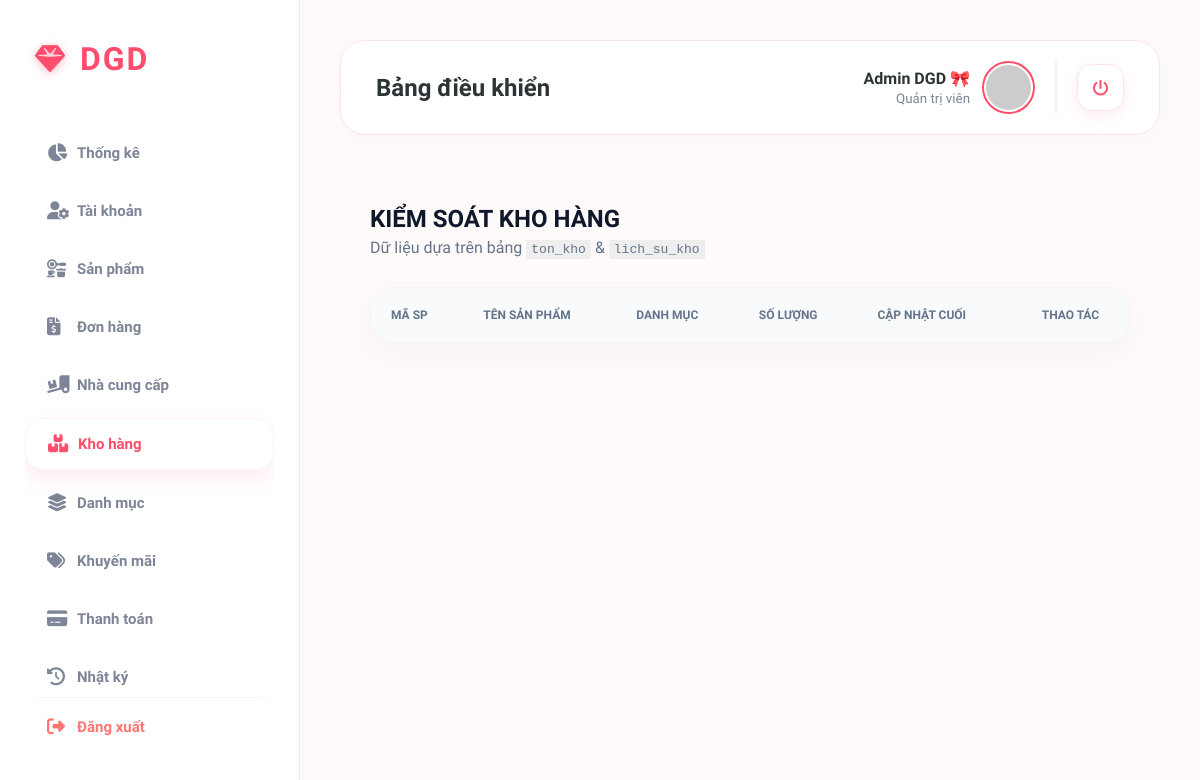
The app's page /admin/warehouse, older data.
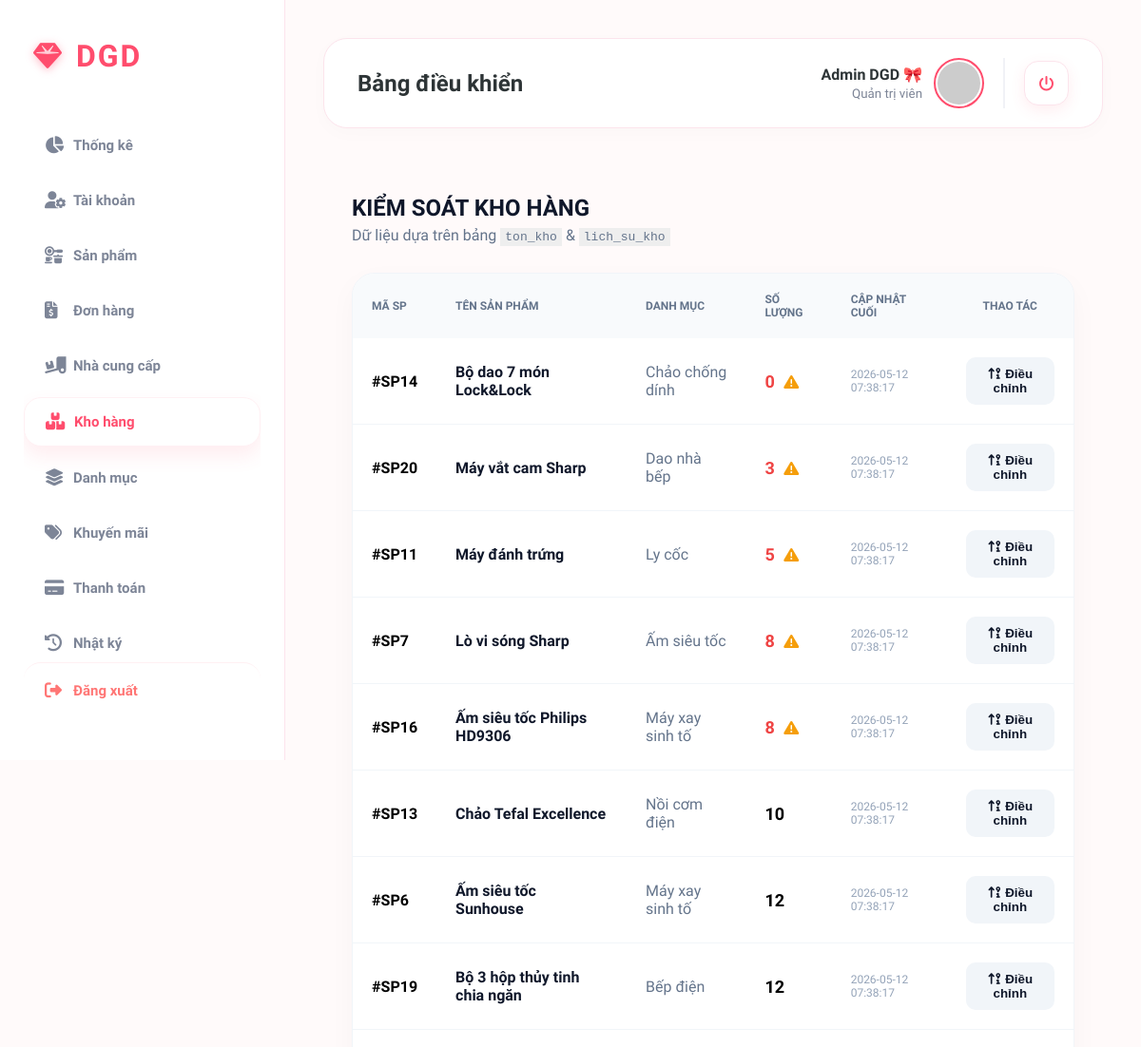
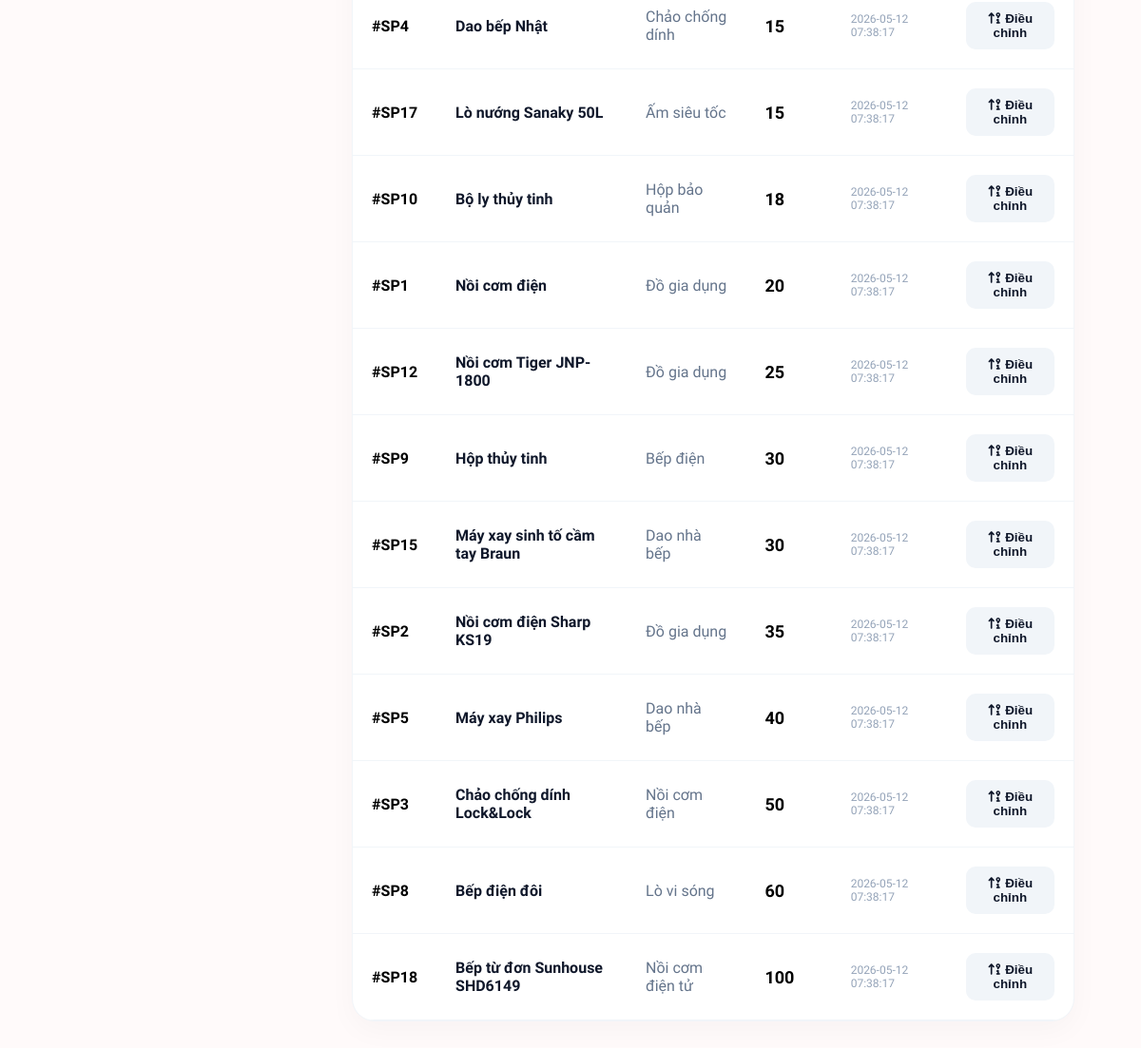
The same page, newer data (2 pictures, top to bottom).
### tables this page shows
CREATE TABLE ton_kho (
    sanPhamId INTEGER PRIMARY KEY,
    soLuong INTEGER DEFAULT 0,
    ngayCapNhat DATETIME DEFAULT CURRENT_TIMESTAMP,

    FOREIGN KEY (sanPhamId)
        REFERENCES san_pham(id)
);

CREATE TABLE san_pham (
    id INTEGER PRIMARY KEY AUTOINCREMENT,
    tenSanPham TEXT NOT NULL,
    moTa TEXT,
    gia REAL NOT NULL,
    danhMucId INTEGER NOT NULL,
    nhaCungCapId INTEGER NOT NULL,
    trangThai INTEGER DEFAULT 1,
    ngayTao DATETIME DEFAULT CURRENT_TIMESTAMP,

    FOREIGN KEY (danhMucId)
        REFERENCES danh_muc(id),

    FOREIGN KEY (nhaCungCapId)
        REFERENCES nha_cung_cap(id)
);

CREATE TABLE danh_muc (
    id INTEGER PRIMARY KEY AUTOINCREMENT,
    tenDanhMuc TEXT NOT NULL,
    danhMucChaId INTEGER,

    FOREIGN KEY (danhMucChaId)
        REFERENCES danh_muc(id)
);

### main.py (the view)
@app.route("/admin/warehouse")
def route_warehouse():
    return warehouse_page()

### controllers/warehouse_controller.py (called while the page is built)
def warehouse_page():
    items = get_inventory_status()
    return render_template("admin/warehouse.html", items=items)

### models/warehouse_model.py (called while the page is built)
def get_db_connection():
    conn = sqlite3.connect("database/database.db")
    conn.row_factory = sqlite3.Row
    return conn

def get_inventory_status():
    conn = get_db_connection()
    sql = """
        SELECT
            sp.id,
            sp.tenSanPham,
            dm.tenDanhMuc,
            tk.soLuong,
            tk.ngayCapNhat
        FROM san_pham sp
        JOIN ton_kho tk ON sp.id = tk.sanPhamId
        JOIN danh_muc dm ON sp.danhMucId = dm.id
        ORDER BY tk.soLuong ASC
    """
    items = conn.execute(sql).fetchall()
    conn.close()
    return items

### templates/admin/warehouse.html (shortened to what this page needs)
{% extends "admin/layout.html" %}
{% block content %}
<div style="padding: 30px; font-family: 'Plus Jakarta Sans', sans-serif;">
    <div style="display: flex; justify-content: space-between; align-items: center; margin-bottom: 30px;">
        <div>
            <h2 style="font-weight: 800; margin: 0; color: #0f172a;">KIỂM SOÁT KHO HÀNG</h2>
            <p style="color: #64748b; margin: 5px 0 0 0;">Dữ liệu dựa trên bảng <code style="background:#eee; padding:2px 5px;">ton_kho</code> & <code style="background:#eee; padding:2px 5px;">lich_su_kho</code></p>
        </div>
    </div>
    <div style="background: white; border-radius: 24px; box-shadow: 0 10px 30px rgba(0,0,0,0.03); overflow: hidden; border: 1px solid #f1f5f9;">
        <table style="width: 100%; border-collapse: collapse;">
            <thead>
                <tr style="background: #f8fafc; text-align: left;">
                    <th style="padding: 20px; font-size: 12px; color: #64748b;">MÃ SP</th>
                    <th style="padding: 20px; font-size: 12px; color: #64748b;">TÊN SẢN PHẨM</th>
                    <th style="padding: 20px; font-size: 12px; color: #64748b;">DANH MỤC</th>
                    <th style="padding: 20px; font-size: 12px; color: #64748b;">SỐ LƯỢNG</th>
                    <th style="padding: 20px; font-size: 12px; color: #64748b;">CẬP NHẬT CUỐI</th>
                    <th style="padding: 20px; font-size: 12px; color: #64748b; text-align:center;">THAO TÁC</th>
                </tr>
            </thead>
            <tbody>
                {% for item in items %}
                <tr style="border-bottom: 1px solid #f1f5f9;">
                    <td style="padding: 20px; font-weight: 700;">#SP{{ item.id }}</td>
                    <td style="padding: 20px; font-weight: 700; color: #0f172a;">{{ item.tenSanPham }}</td>
                    <td style="padding: 20px; color: #64748b;">{{ item.tenDanhMuc }}</td>
                    <td style="padding: 20px;">
                        <span style="font-size: 18px; font-weight: 800; {% if item.soLuong < 10 %}color: #ef4444;{% endif %}">
                            {{ item.soLuong }}
                        </span>
                        {% if item.soLuong < 10 %}
                            <i class="fa-solid fa-triangle-exclamation" style="color: #f59e0b; margin-left: 5px;" title="Sắp hết hàng!"></i>
                        {% endif %}
                    </td>
                    <td style="padding: 20px; font-size: 12px; color: #94a3b8;">{{ item.ngayCapNhat }}</td>
                    <td style="padding: 20px; text-align: center;">
                        <button onclick="showAdjustModal('{{ item.id }}', '{{ item.tenSanPham }}')"
                                style="background: #f1f5f9; border: none; padding: 10px 15px; border-radius: 10px; font-weight: 700; color: #0f172a; cursor: pointer; transition: 0.2s;">
                            <i class="fa-solid fa-arrow-up-9-1"></i> Điều chỉnh
                        </button>
                    </td>
                </tr>
                {% endfor %}
            </tbody>
        </table>
    </div>
</div>
{% endblock %}

### templates/admin/layout.html (shortened to what this page needs)
<!DOCTYPE html>
<html lang="vi">
<head>
    <link rel="stylesheet" href="https://cdnjs.cloudflare.com/ajax/libs/font-awesome/6.5.1/css/all.min.css">
    <link rel="stylesheet" href="https://cdnjs.cloudflare.com/ajax/libs/animate.css/4.1.1/animate.min.css">
</head>
<body>
    <aside class="sidebar">
        <div class="brand">
            <i class="fa-solid fa-gem"></i>
            <span>DGD</span>
        </div>
        <nav class="nav-menu">
            <a href="/admin" class="nav-item {% if request.path == '/admin' %}active{% endif %}">
                <i class="fa-solid fa-chart-pie"></i><span>Thống kê</span>
            </a>
            <a href="/admin/account" class="nav-item {% if '/admin/account' in request.path %}active{% endif %}">
                <i class="fa-solid fa-user-gear"></i><span>Tài khoản</span>
            </a>
            <a href="/admin/products" class="nav-item {% if '/admin/products' in request.path %}active{% endif %}">
                <i class="fa-solid fa-kitchen-set"></i><span>Sản phẩm</span>
            </a>
            <a href="/admin/orders" class="nav-item {% if '/admin/orders' in request.path %}active{% endif %}">
                <i class="fa-solid fa-file-invoice-dollar"></i><span>Đơn hàng</span>
            </a>
            <a href="/admin/suppliers" class="nav-item {% if '/admin/suppliers' in request.path %}active{% endif %}">
                <i class="fa-solid fa-truck-ramp-box"></i><span>Nhà cung cấp</span>
            </a>
            <a href="/admin/warehouse" class="nav-item {% if '/admin/warehouse' in request.path %}active{% endif %}">
                <i class="fa-solid fa-boxes-stacked"></i><span>Kho hàng</span>
            </a>
            <a href="/admin/categories" class="nav-item {% if '/admin/categories' in request.path %}active{% endif %}">
                <i class="fa-solid fa-layer-group"></i><span>Danh mục</span>
            </a>
            <a href="/admin/promotions" class="nav-item {% if '/admin/promotions' in request.path %}active{% endif %}">
                <i class="fa-solid fa-tags"></i><span>Khuyến mãi</span>
            </a>
            <a href="/admin/payments" class="nav-item {% if '/admin/payments' in request.path %}active{% endif %}">
                <i class="fa-solid fa-credit-card"></i><span>Thanh toán</span>
            </a>
            <a href="/admin/logs" class="nav-item {% if '/admin/logs' in request.path %}active{% endif %}">
                <i class="fa-solid fa-clock-rotate-left"></i><span>Nhật ký</span>
            </a>
        </nav>
        <div class="sidebar-footer">
            <a href="/logout" class="nav-item logout-sidebar">
                <i class="fa-solid fa-right-from-bracket"></i><span>Đăng xuất</span>
            </a>
        </div>
    </aside>
    <main class="main">
        <header class="header-box">
            <div class="header-left">
                {% block header_title %}<h1>Bảng điều khiển</h1>{% endblock %}
            </div>
            <div class="header-right" style="display: flex; align-items: center; gap: 20px;">
                <div class="user-profile">
                    <div style="text-align: right;">
                        <span style="display:block; font-weight:700; color: var(--text-main);">Admin DGD 🎀</span>
                        <small style="color:var(--text-sub);">Quản trị viên</small>
                    </div>
                    <img src="https://i.pravatar.cc/100?img=47" alt="Avatar">
                </div>
                <a href="/logout" class="btn-logout-top" title="Đăng xuất">
                    <i class="fa-solid fa-power-off"></i>
                </a>
            </div>
        </header>
        <div class="content-body">
            {% block content %}{% endblock %}
        </div>
    </main>
</body>
</html>

### templates/admin/layout.html (style rules this page uses)
:root { --pink-bright: #ff4d6d; --pink-soft: #fff0f3; --pink-gradient: linear-gradient(135deg, #ff4d6d 0%, #ff85a1 100%); --sidebar-bg: #ffffff; --shadow-glow: 0 10px 30px rgba(255, 77, 109, 0.2); --text-main: #2d3436; --text-sub: #7d8597; }
body { margin: 0; font-family: 'Plus Jakarta Sans', sans-serif; background-color: #fffafa; display: flex; min-height: 100vh; }
.sidebar { width: 300px; background: var(--sidebar-bg); border-right: 1px solid #fce4ec; padding: 40px 25px; position: fixed; height: 100vh; box-sizing: border-box; display: flex; flex-direction: column; z-index: 100; }
.brand { display: flex; align-items: center; gap: 15px; margin-bottom: 50px; padding-left: 10px; }
.brand i { color: var(--pink-bright); font-size: 30px; filter: drop-shadow(0 2px 5px rgba(255,77,109,0.4)); }
.brand span { font-size: 32px; font-weight: 800; color: var(--pink-bright); letter-spacing: 2px; }
.nav-menu { flex: 1; list-style: none; padding: 0; margin: 0; overflow-y: auto; }
.nav-item { display: flex; align-items: center; padding: 16px 22px; color: var(--text-sub); text-decoration: none; border-radius: 18px; margin-bottom: 8px; transition: 0.3s all ease; font-size: 15px; font-weight: 600; }
.nav-item i { width: 30px; font-size: 18px; }
.nav-item:hover, .nav-item.active { background: var(--pink-soft); color: var(--pink-bright); }
.nav-item.active { background: white; box-shadow: 0 10px 20px rgba(255, 77, 109, 0.1); border: 1px solid var(--pink-soft); }
.logout-sidebar { margin-top: auto; color: #ff7675 !important; border-top: 1px solid #fff0f3; padding-top: 20px; }
.main { margin-left: 300px; flex: 1; padding: 40px; box-sizing: border-box; }
.header-box { background: white; padding: 20px 35px; border-radius: 25px; box-shadow: 0 5px 20px rgba(0,0,0,0.02); margin-bottom: 40px; display: flex; justify-content: space-between; align-items: center; border: 1px solid #fce4ec; }
.header-left h1 { margin: 0; font-size: 24px; font-weight: 800; color: var(--text-main); }
.user-profile { display: flex; align-items: center; gap: 12px; border-right: 2px solid #f1f2f6; padding-right: 20px; }
.user-profile img { width: 45px; height: 45px; border-radius: 50%; border: 2px solid var(--pink-bright); padding: 2px; }
.btn-logout-top { width: 45px; height: 45px; display: flex; align-items: center; justify-content: center; background: white; color: var(--pink-bright); border-radius: 15px; text-decoration: none; box-shadow: 0 5px 15px rgba(255, 77, 109, 0.1); border: 1px solid #fce4ec; transition: 0.4s; }
.content-body { width: 100%; animation: fadeIn 0.5s ease; }

Row changes from the older to the newer data that the page shows:
added ton_kho: id "14", tenSanPham "Bộ dao 7 món Lock&Lock", tenDanhMuc "Chảo chống dính", soLuong "0", ngayCapNhat "2026-05-12 07:38:17"
added ton_kho: id "20", tenSanPham "Máy vắt cam Sharp", tenDanhMuc "Dao nhà bếp", soLuong "3", ngayCapNhat "2026-05-12 07:38:17"
added ton_kho: id "11", tenSanPham "Máy đánh trứng", tenDanhMuc "Ly cốc", soLuong "5", ngayCapNhat "2026-05-12 07:38:17"
added ton_kho: id "7", tenSanPham "Lò vi sóng Sharp", tenDanhMuc "Ấm siêu tốc", soLuong "8", ngayCapNhat "2026-05-12 07:38:17"
added ton_kho: id "16", tenSanPham "Ấm siêu tốc Philips HD9306", tenDanhMuc "Máy xay sinh tố", soLuong "8", ngayCapNhat "2026-05-12 07:38:17"
added ton_kho: id "13", tenSanPham "Chảo Tefal Excellence", tenDanhMuc "Nồi cơm điện", soLuong "10", ngayCapNhat "2026-05-12 07:38:17"
added ton_kho: id "6", tenSanPham "Ấm siêu tốc Sunhouse", tenDanhMuc "Máy xay sinh tố", soLuong "12", ngayCapNhat "2026-05-12 07:38:17"
added ton_kho: id "19", tenSanPham "Bộ 3 hộp thủy tinh chia ngăn", tenDanhMuc "Bếp điện", soLuong "12", ngayCapNhat "2026-05-12 07:38:17"
added ton_kho: id "4", tenSanPham "Dao bếp Nhật", tenDanhMuc "Chảo chống dính", soLuong "15", ngayCapNhat "2026-05-12 07:38:17"
added ton_kho: id "17", tenSanPham "Lò nướng Sanaky 50L", tenDanhMuc "Ấm siêu tốc", soLuong "15", ngayCapNhat "2026-05-12 07:38:17"
added ton_kho: id "10", tenSanPham "Bộ ly thủy tinh", tenDanhMuc "Hộp bảo quản", soLuong "18", ngayCapNhat "2026-05-12 07:38:17"
added ton_kho: id "1", tenSanPham "Nồi cơm điện", tenDanhMuc "Đồ gia dụng", soLuong "20", ngayCapNhat "2026-05-12 07:38:17"
added ton_kho: id "12", tenSanPham "Nồi cơm Tiger JNP-1800", tenDanhMuc "Đồ gia dụng", soLuong "25", ngayCapNhat "2026-05-12 07:38:17"
added ton_kho: id "9", tenSanPham "Hộp thủy tinh", tenDanhMuc "Bếp điện", soLuong "30", ngayCapNhat "2026-05-12 07:38:17"
added ton_kho: id "15", tenSanPham "Máy xay sinh tố cầm tay Braun", tenDanhMuc "Dao nhà bếp", soLuong "30", ngayCapNhat "2026-05-12 07:38:17"
added ton_kho: id "2", tenSanPham "Nồi cơm điện Sharp KS19", tenDanhMuc "Đồ gia dụng", soLuong "35", ngayCapNhat "2026-05-12 07:38:17"
added ton_kho: id "5", tenSanPham "Máy xay Philips", tenDanhMuc "Dao nhà bếp", soLuong "40", ngayCapNhat "2026-05-12 07:38:17"
added ton_kho: id "3", tenSanPham "Chảo chống dính Lock&Lock", tenDanhMuc "Nồi cơm điện", soLuong "50", ngayCapNhat "2026-05-12 07:38:17"
added ton_kho: id "8", tenSanPham "Bếp điện đôi", tenDanhMuc "Lò vi sóng", soLuong "60", ngayCapNhat "2026-05-12 07:38:17"
added ton_kho: id "18", tenSanPham "Bếp từ đơn Sunhouse SHD6149", tenDanhMuc "Nồi cơm điện tử", soLuong "100", ngayCapNhat "2026-05-12 07:38:17"
